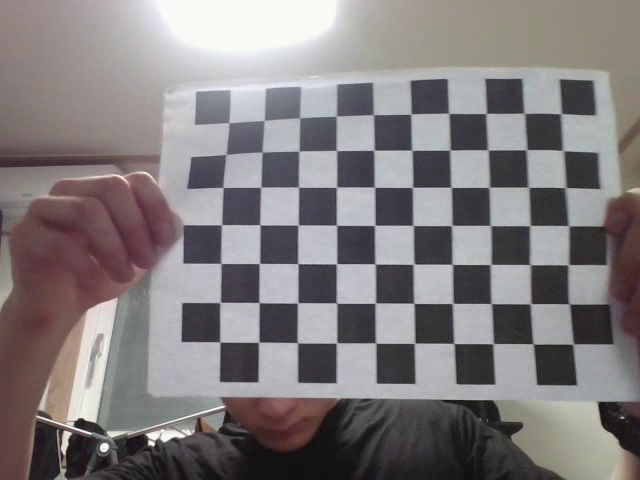
#> input picture frame 10 of demo_ar_pose.mp4, 640 x 480 px, given in place of the camera
$ python Main.py
#> lines starting #> are read from the running program, lines starting #| are printed output that depends on the picture
import cv2
import numpy as np

# --- 체스보드 설정 ---
CHECKERBOARD = (6, 9)  # (행, 열) 내부 코너 개수
square_size = 0.024  # 1칸의 실제 크기 (단위: meter)

# --- 3D 좌표 설정 (z=0 평면 위의 체스보드 코너) ---
objp = np.zeros((CHECKERBOARD[0]*CHECKERBOARD[1], 3), np.float32)
objp[:, :2] = np.mgrid[0:CHECKERBOARD[1], 0:CHECKERBOARD[0]].T.reshape(-1, 2)
objp *= square_size

# --- AR 오브젝트 (큐브) 정의 ---
cube = np.float32([
    [0, 0, 0], [1, 0, 0], [1, 1, 0], [0, 1, 0],
    [0, 0, -1], [1, 0, -1], [1, 1, -1], [0, 1, -1]
]) * square_size

# --- 캘리브레이션 결과 (직접 측정한 값으로 교체 필요) ---
camera_matrix = np.array([[800, 0, 320],
                          [0, 800, 240],
                          [0, 0, 1]], dtype=np.float32)
dist_coeffs = np.zeros((5, 1))  # 왜곡 계수 (보정했다면 실제값 사용)

# --- 비디오 캡처 시작 ---
cap = cv2.VideoCapture(0)
ret, frame = cap.read()
#> frame is the input picture: shape (480, 640, 3); mean B, G, R 125.5, 124.4, 129.8

if not ret:
    print("❌ 카메라 열기 실패")
    cap.release()
    exit()

# --- 영상 저장 세팅 ---
h, w = frame.shape[:2]
#> h = 480; w = 640
fourcc = cv2.VideoWriter_fourcc(*'mp4v')
out = cv2.VideoWriter('demo_ar_pose.mp4', fourcc, 20.0, (w, h))

# --- 이미지 저장 플래그 ---
saved = False

while True:
    ret, frame = cap.read()
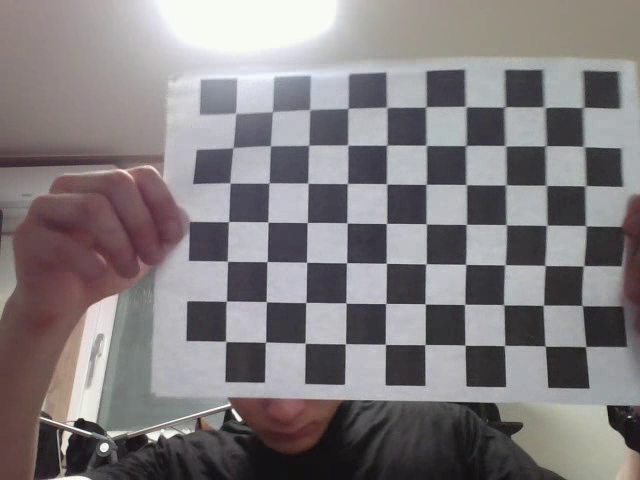
#> input picture frame 11 of demo_ar_pose.mp4, 640 x 480 px, given in place of the camera
#> frame is the input picture: shape (480, 640, 3); mean B, G, R 127.2, 125.2, 130.2
    if not ret:
        break

    gray = cv2.cvtColor(frame, cv2.COLOR_BGR2GRAY)
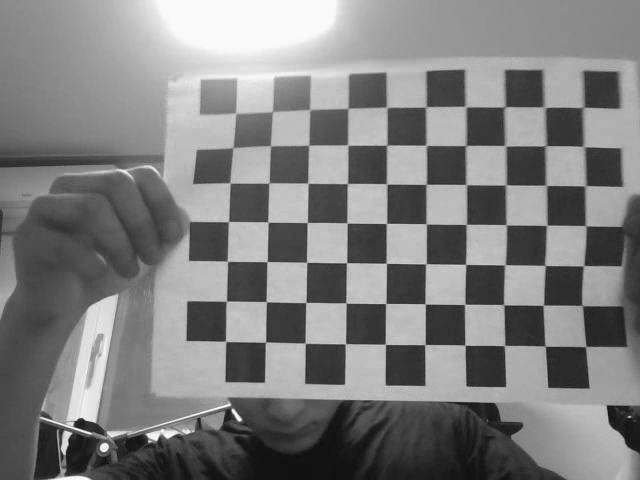
#> gray: shape (480, 640); min 14, max 255, mean 126.9
    ret_cb, corners = cv2.findChessboardCorners(gray, CHECKERBOARD, None)
#> ret_cb = False; corners = None

    if ret_cb:
        print("✅ 체스보드 인식 성공")
        corners2 = cv2.cornerSubPix(gray, corners, (11, 11), (-1, -1),
                                     criteria=(cv2.TERM_CRITERIA_EPS + cv2.TERM_CRITERIA_MAX_ITER, 30, 0.001))

        # 코너 시각화
        cv2.drawChessboardCorners(frame, CHECKERBOARD, corners2, ret_cb)

        # 카메라 자세 추정
        ret_pnp, rvecs, tvecs = cv2.solvePnP(objp, corners2, camera_matrix, dist_coeffs)

        # 큐브 투영
        imgpts, _ = cv2.projectPoints(cube, rvecs, tvecs, camera_matrix, dist_coeffs)
        imgpts = np.int32(imgpts).reshape(-1, 2)

        # 바닥 사각형
        frame = cv2.drawContours(frame, [imgpts[:4]], -1, (0, 255, 0), 4)
        # 옆면 연결선
        for i, j in zip(range(4), range(4, 8)):
            frame = cv2.line(frame, tuple(imgpts[i]), tuple(imgpts[j]), (255, 0, 0), 4)
        # 윗면 사각형
        frame = cv2.drawContours(frame, [imgpts[4:]], -1, (0, 0, 255), 4)

        # ✅ 이미지 저장 (1회만)
        if not saved:
            cv2.imwrite("ar_pose_result.png", frame)
            print("🖼️ 이미지 저장 완료: ar_pose_result.png")
            saved = True
    else:
        print("❌ 체스보드 인식 실패")

    # 영상 저장
    out.write(frame)

    # 실시간 출력
    cv2.imshow('Pose Estimation AR Cube', frame)
    if cv2.waitKey(1) & 0xFF == ord('q'):
#> (key q is pressed here)
        break

# 종료 처리
cap.release()
out.release()
cv2.destroyAllWindows()
print("✅ 영상 저장 완료: demo_ar_pose.mp4")

$ run again, starting later in the video
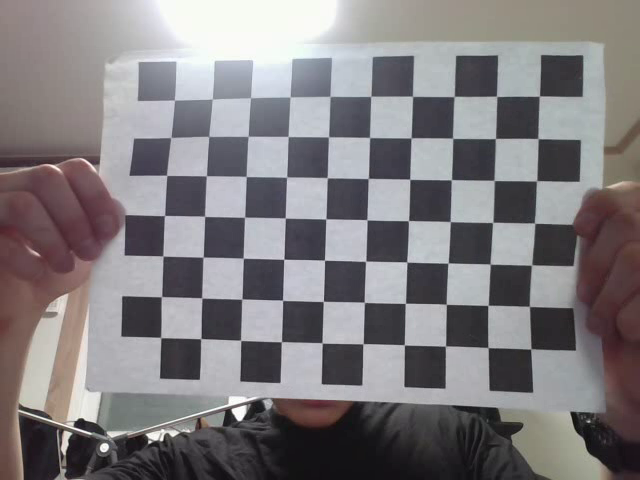
#> input picture frame 49 of demo_ar_pose.mp4, 640 x 480 px, given in place of the camera
#> frame is the input picture: shape (480, 640, 3); mean B, G, R 126.5, 124.1, 127.9
#> `gray = cv2.cvtColor(frame, cv2.COLOR_BGR2GRAY)`:
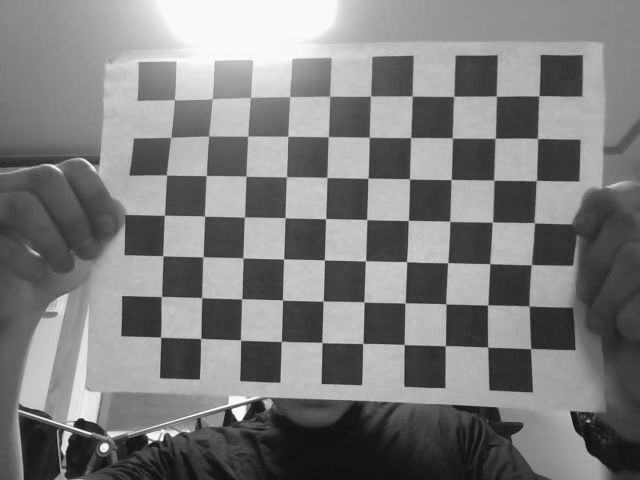
#> gray: shape (480, 640); min 14, max 255, mean 125.6
#> ret_cb = False; corners = None

$ run again, starting later in the video
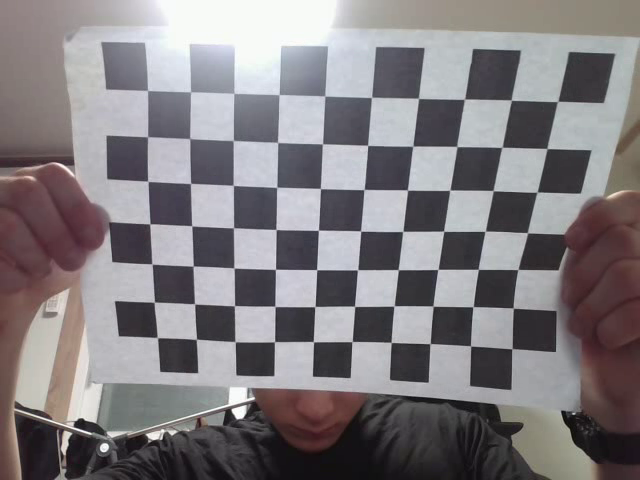
#> input picture frame 87 of demo_ar_pose.mp4, 640 x 480 px, given in place of the camera
#> frame is the input picture: shape (480, 640, 3); mean B, G, R 127.6, 124.5, 129
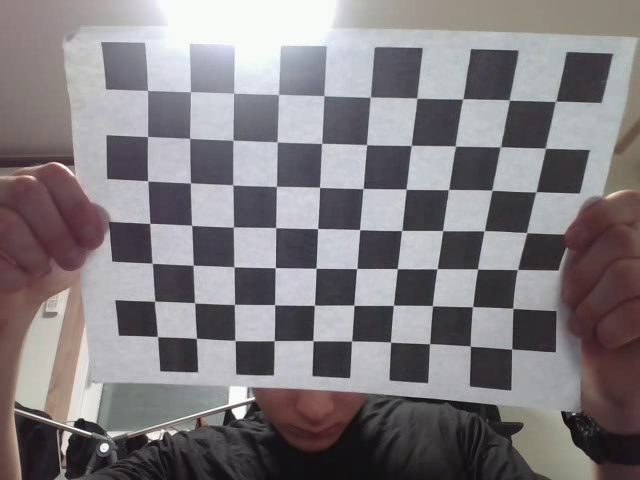
#> input picture frame 88 of demo_ar_pose.mp4, 640 x 480 px, given in place of the camera
#> frame is the input picture: shape (480, 640, 3); mean B, G, R 127.8, 124.5, 129.3
#> `gray = cv2.cvtColor(frame, cv2.COLOR_BGR2GRAY)`:
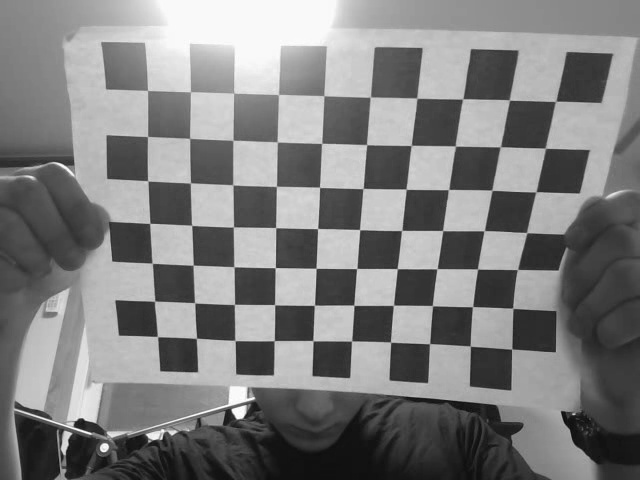
#> gray: shape (480, 640); min 9, max 255, mean 126.4
#> ret_cb = False; corners = None
